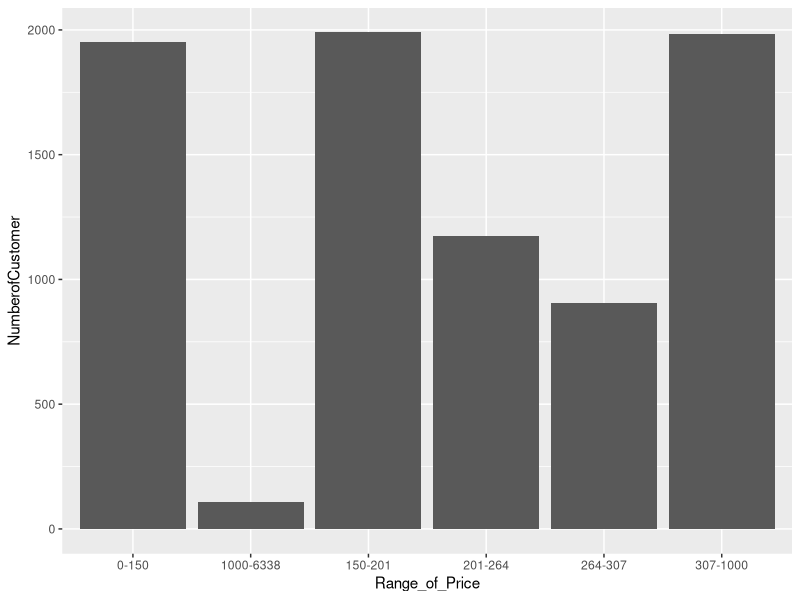

This chart was generated by the following R code:
dataset3<- read.csv('CustomerBillDetail.csv')
dataset3<-dataset3[,c("Total.Bill","Customer.ID")]
dataset3 <- dataset3[order(dataset3$Total.Bill),]

segment1<-sum(dataset3$Total.Bill<150)
segment2<-sum(dataset3$Total.Bill<201&dataset3$Total.Bill>150)
segment3<-sum(dataset3$Total.Bill<264&dataset3$Total.Bill>201)
segment4<-sum(dataset3$Total.Bill<307&dataset3$Total.Bill>264)
segment5<-sum(dataset3$Total.Bill<1000&dataset3$Total.Bill>307)
segment6<-sum(dataset3$Total.Bill<6338&dataset3$Total.Bill>1000)

customersegment <- data.frame("Customer_Segment" = 1:6, "Range_of_Price"=c("0-150","150-201","201-264","264-307","307-1000","1000-6338"),"NumberofCustomer" = c(segment1,segment2,segment3,segment4,segment5,segment6))

#install.packages('ggplot2')
library(ggplot2)
p <-ggplot(customersegment, aes(Range_of_Price, NumberofCustomer))
p +geom_bar(stat = "identity")

#We have shown number of customers that lie between certain ranges, which can help Mr. Goli to see which category have more number of customers.